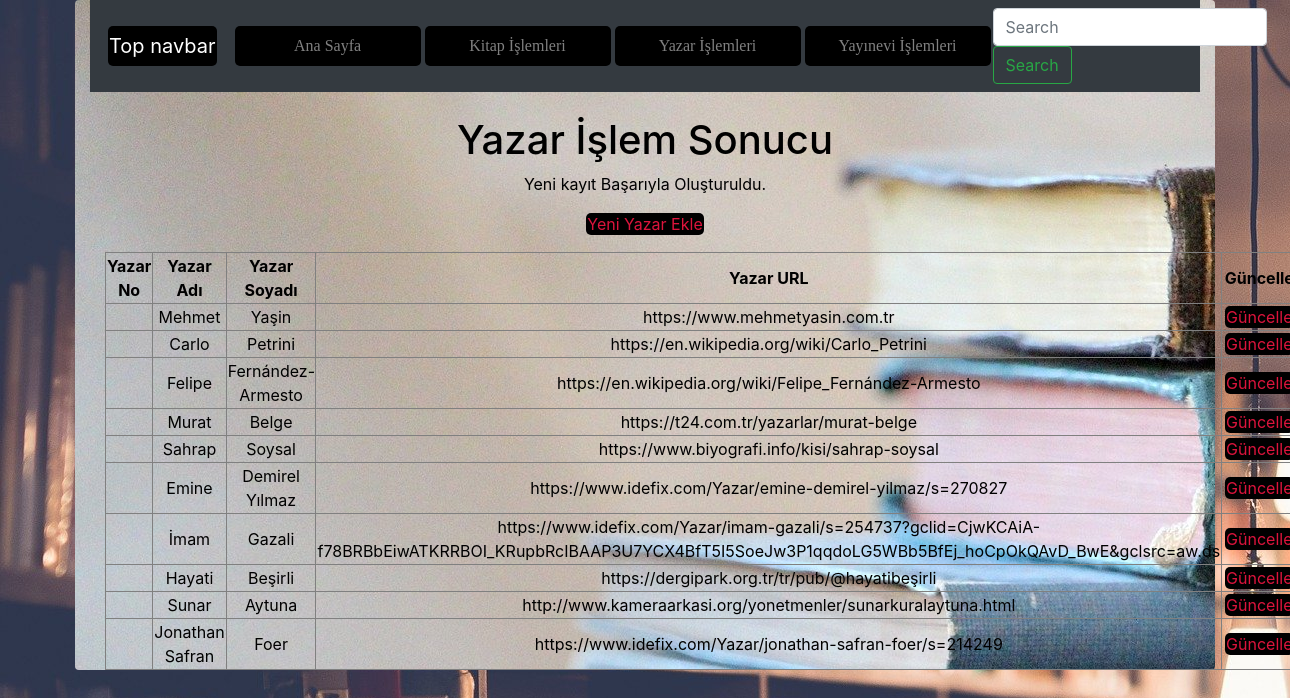
The page /meteozcan_final/yazar_eklendi.php on the database its author committed.
### tables this page shows
CREATE TABLE `yazar` (
  `YazarKayıtNo` smallint(6) NOT NULL COMMENT 'Yazarın Kayıt Numarası',
  `YazarKayıtTarihi` timestamp NOT NULL DEFAULT current_timestamp() COMMENT 'Yazarın Veritabanına Kayıt Edildiği Tarih',
  `YazarAdi` varchar(35) NOT NULL COMMENT 'Yazarın Adı',
  `YazarSoyadi` varchar(35) NOT NULL COMMENT 'Yazarın Soyadı',
  `YazarURL` varchar(200) NOT NULL COMMENT 'Yazarın URL''si'
);

### meteozcan_final/yazar_eklendi.php (the view, shortened to what this page needs)
<?php
    require_once("baglanti.php");
    $YazarAdi = mysqli_real_escape_string($baglanti, $_POST['YazarAdi']);
    $YazarSoyadi = mysqli_real_escape_string($baglanti, $_POST['YazarSoyadi']);
    $YazarURL = mysqli_real_escape_string($baglanti, $_POST['YazarURL']);
    $sorgu = "INSERT INTO yazar (YazarAdi, YazarSoyadi, YazarURL)
            VALUES ('$YazarAdi', '$YazarSoyadi', '$YazarURL')";
    if (mysqli_query($baglanti, $sorgu)) {
        $islemSonuc = "Yeni kayıt Başarıyla Oluşturuldu.";
    } else {
        $islemSonuc = "Hata: " . $sorgu . "<br>" . mysqli_error($baglanti);
    }
    $sorgu = mysqli_query($baglanti, "SELECT * FROM yazar ORDER BY YazarKayitNo DESC");
?>
<!DOCTYPE html>
<html lang="tr"><head><meta http-equiv="Content-Type" content="text/html; charset=UTF-8">
<link href="bootstrap.min.css" rel="stylesheet">
<link href="bs1.css" rel="stylesheet">
    <link href="./katalog_files/navbar-top.css" rel="stylesheet">
  </head>
  <body>
      <div id="divone" class="container rounded">
    <nav class="navbar navbar-expand-md navbar-dark bg-dark mb-4">
  <a class="navbar-brand" href="https://getbootstrap.com/docs/4.4/examples/navbar-static/#">Top navbar</a>
  <div class="collapse navbar-collapse" id="navbarCollapse">
    <ul class="navbar-nav mr-auto">
      <li class="nav-item">
        <a class="nav-link" href="index.php">Ana Sayfa </a>
      </li>
      <li class="nav-item">
        <a class="nav-link" href="kitap.php">Kitap İşlemleri</a>
      </li>
      <li class="nav-item">
        <a class="nav-link" href="yazar.php">Yazar İşlemleri</a>
      </li>
      <li class="nav-item">
        <a class="nav-link" href="yayinevi.php">Yayınevi İşlemleri</a>
      </li>
    </ul>
    <form class="form-inline mt-2 mt-md-0">
      <input class="form-control mr-sm-2" type="text" placeholder="Search" aria-label="Search">
      <button class="btn btn-outline-success my-2 my-sm-0" type="submit">Search</button>
    </form>
  </div>
</nav>
<main role="main" class="container">
<h1>Yazar İşlem Sonucu</h1>
<p><?php echo $islemSonuc; ?></p>
<p><a href="yazar_ekle.php">Yeni Yazar Ekle</a></p>
<?php
echo("<table border=1>");
    echo("<tr>");
    echo("<td><b>Yazar No</b></td>");
    echo("<td><b>Yazar Adı</b></td>");
    echo("<td><b>Yazar Soyadı</b></td>");
    echo("<td><b>Yazar URL</b></td>");
    echo("<td><b>Güncelle</b></td>");
    echo("</tr>");
while($satir = mysqli_fetch_assoc($sorgu)){
    echo("<tr>");
    echo("<td>".$satir["YazarKayitNo"]."</td>");
    echo("<td>".$satir["YazarAdi"]."</td>");
    echo("<td>".$satir["YazarSoyadi"]."</td>");
    echo("<td>".$satir["YazarURL"]."</td>");
    echo("<td><a href='yazarguncellenecek.php?YazarKayitNo=".$satir["YazarKayitNo"]."'>Güncelle</a></td>");
    echo("</tr>");
            }
echo("</table>");
?>
</main>
      </div>
</body></html>

### meteozcan_final/bs1.css (style rules this page uses)
body { background-image: url(resim.jpg); }
#divone { background-image: url(resim3.jpg); color: black; margin-bottom: 10px; text-align: center; }
.nav-item { width: 190px; }
.nav-item a { color: wheat; font-family: cursive; transition-duration: 0.4s; }
a { color: crimson; text-decoration-line: none; background-color: black; border-radius: 5px; margin: 2px; padding: 1px; }

### meteozcan_final/navbar-top.css (style rules this page uses)
body { min-height: 75rem; }

### rows shown on the page
yazar: YazarAdi "Mehmet", YazarSoyadi "Yaşin", YazarURL "https://www.mehmetyasin.com.tr"
yazar: YazarAdi "Carlo", YazarSoyadi "Petrini", YazarURL "https://en.wikipedia.org/wiki/Carlo_Petrini"
yazar: YazarAdi "Felipe", YazarSoyadi "Fernández-Armesto", YazarURL "https://en.wikipedia.org/wiki/Felipe_Fernández-Armesto"
yazar: YazarAdi "Murat", YazarSoyadi "Belge", YazarURL "https://t24.com.tr/yazarlar/murat-belge"
yazar: YazarAdi "Sahrap", YazarSoyadi "Soysal", YazarURL "https://www.biyografi.info/kisi/sahrap-soysal"
yazar: YazarAdi "Emine", YazarSoyadi "Demirel Yılmaz", YazarURL "https://www.idefix.com/Yazar/emine-demirel-yilmaz/s=270827"
yazar: YazarAdi "İmam", YazarSoyadi "Gazali", YazarURL "https://www.idefix.com/Yazar/imam-gazali/s=254737?gclid=CjwKCAiA-f78BRBbEiwATKRRBOI_KRupbRcIBAAP3U7YCX4BfT5I5SoeJw3P1qqdoLG5WBb5BfEj_hoCpOkQAvD_BwE&gclsrc=aw.ds"
yazar: YazarAdi "Hayati", YazarSoyadi "Beşirli", YazarURL "https://dergipark.org.tr/tr/pub/@hayatibeşirli"
yazar: YazarAdi "Sunar", YazarSoyadi "Aytuna", YazarURL "http://www.kameraarkasi.org/yonetmenler/sunarkuralaytuna.html"
yazar: YazarAdi "Jonathan Safran", YazarSoyadi "Foer", YazarURL "https://www.idefix.com/Yazar/jonathan-safran-foer/s=214249"

### other values the page prints
$islemSonuc "Yeni kayıt Başarıyla Oluşturuldu."
